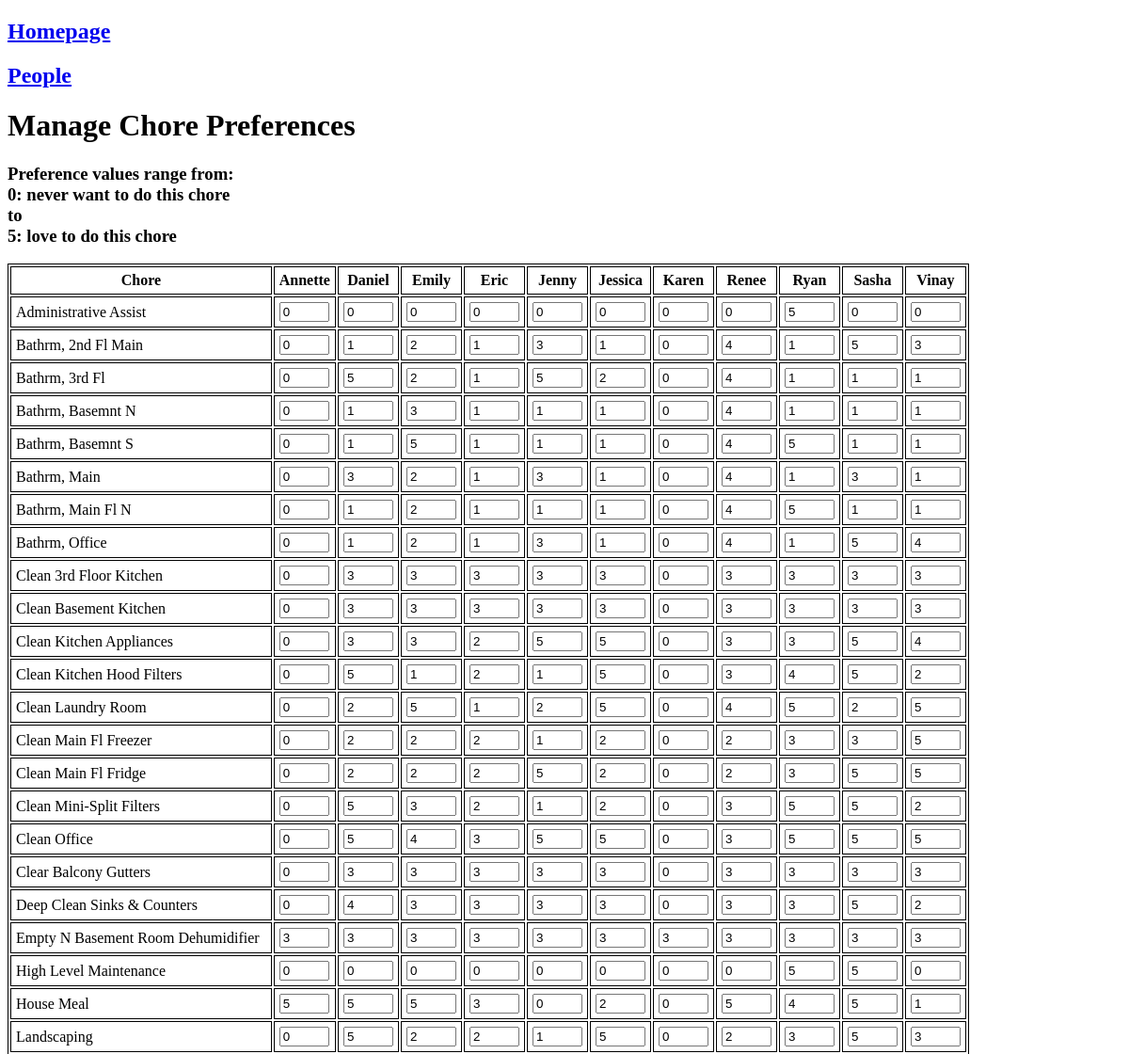
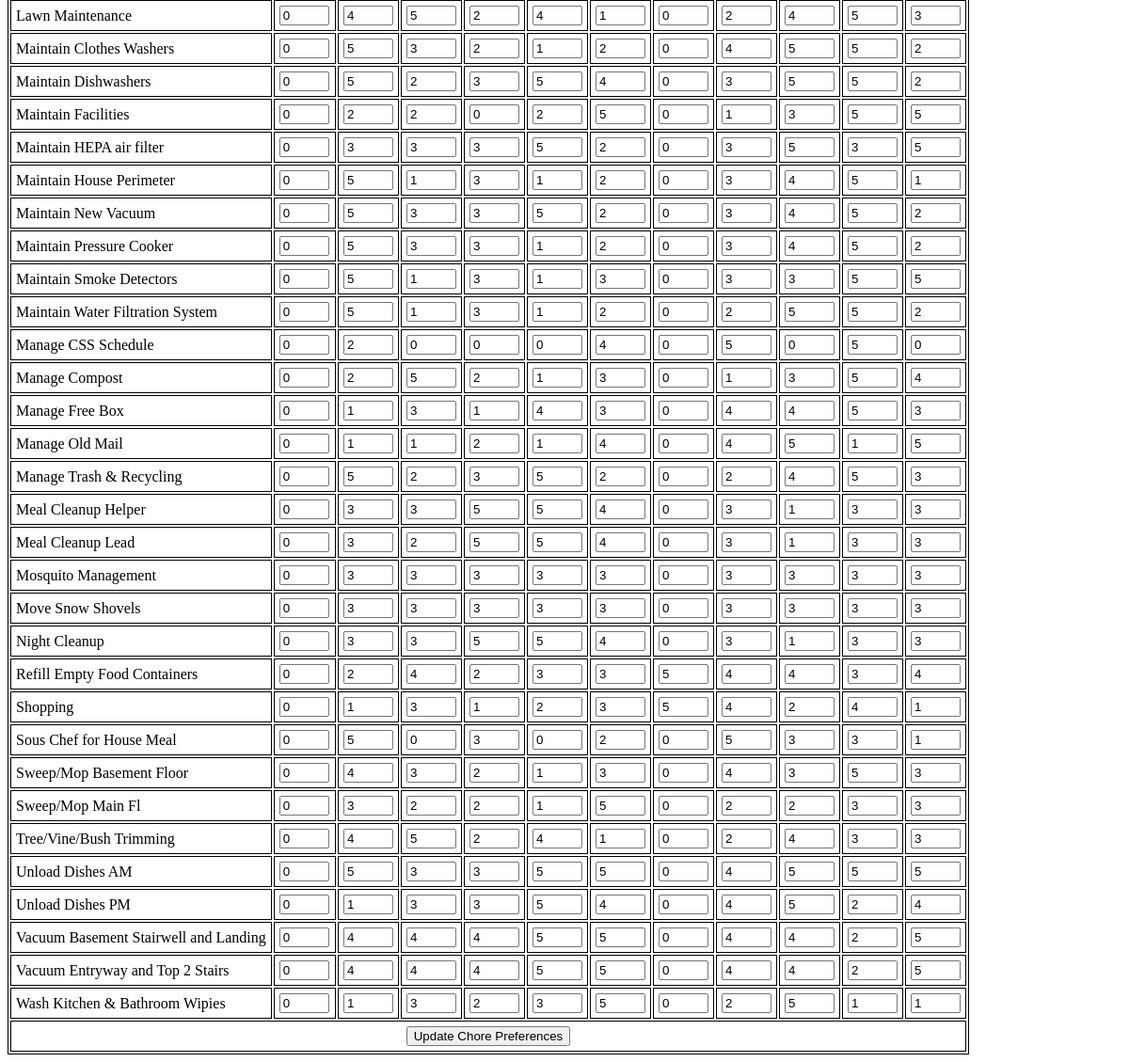
The page /prefs on the database as committed earlier (2 pictures, top to bottom).
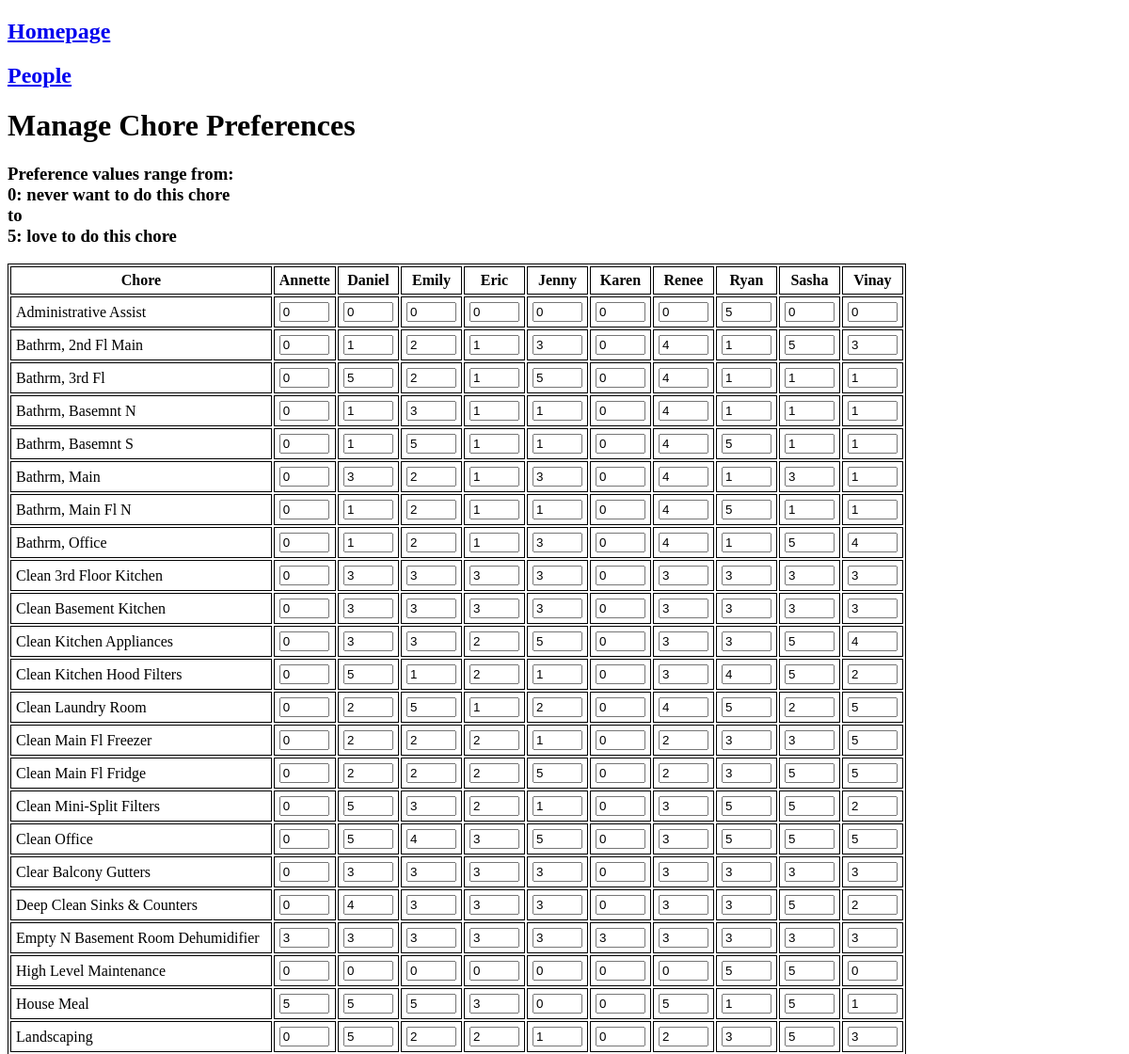
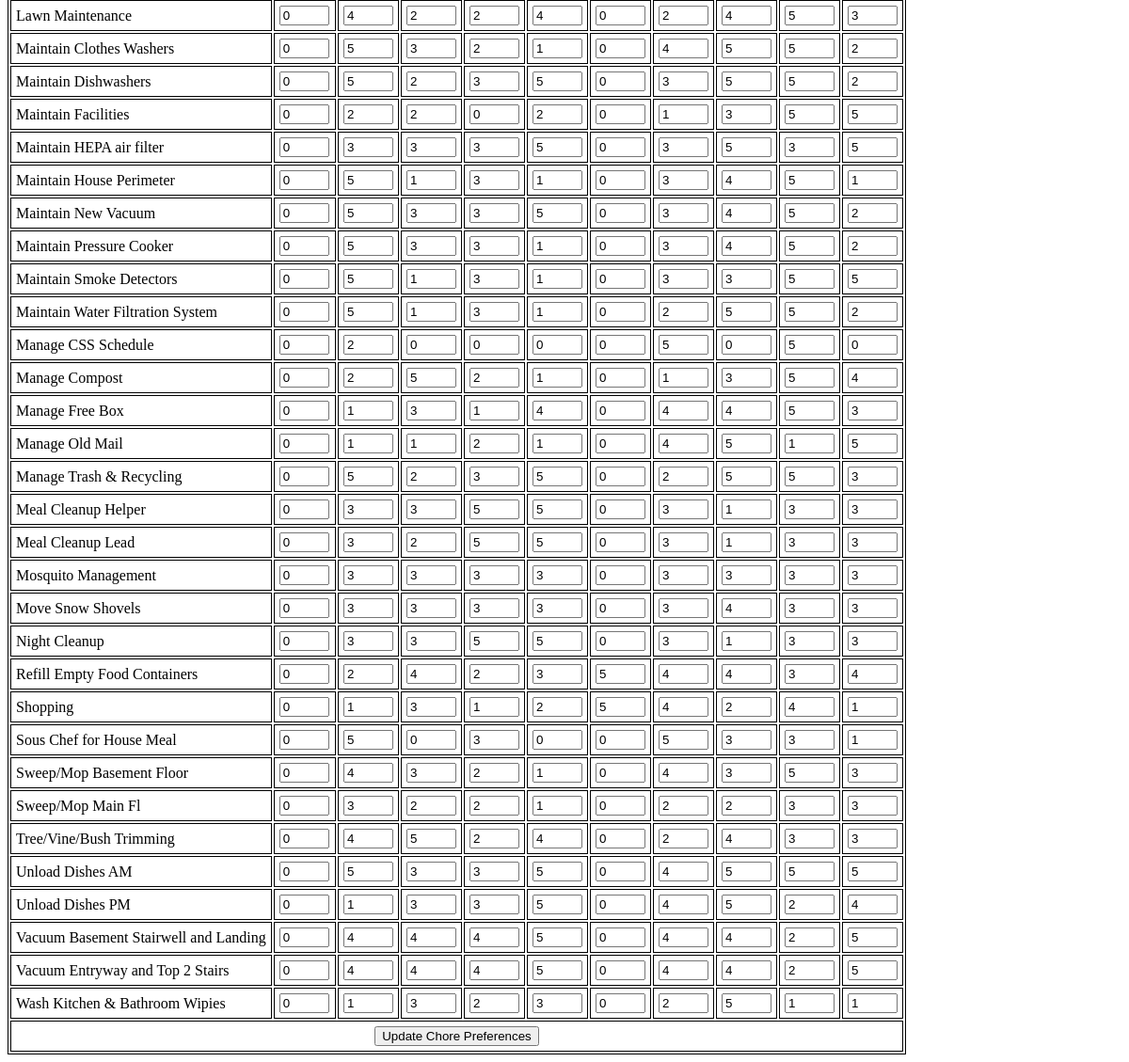
The same page on the database as committed later (2 pictures, top to bottom).
### tables this page shows
CREATE TABLE "people" (
"id" INTEGER,
  "first_name" TEXT,
  "last_name" TEXT,
  "load_fraction" REAL,
  "parent" INTEGER
);

CREATE TABLE "preferences" (
"id" INTEGER,
  "task" TEXT,
  "task_type" TEXT,
  "person_id" INTEGER,
  "preference" INTEGER
);

### chore_chart.py (the view)
@app.route("/prefs", methods=["GET", "POST"])
def prefs():
    with sqlite3.connect(db) as con:
        cur = con.cursor()
        if request.method == 'POST':
            for pref_id, value in request.form.items():
                cur.execute(f"UPDATE preferences SET preference = {value} WHERE id = {pref_id}")
            con.commit()
        people = pd.read_sql(con=con, sql = f"SELECT * FROM people")
        people = people.rename(columns = {'id': 'person_id'})
        prefs = pd.read_sql(con=con, sql = f"SELECT * FROM preferences")
        prefs = prefs.merge(people[['person_id','first_name']], on = 'person_id')
        prefs = prefs.sort_values(['task','first_name']).set_index(['task','first_name'])
    return render_template("prefs.html", prefs = prefs)

### templates/prefs.html (shortened to what this page needs)
<!doctype html>
<html>
<head>
  <link rel="stylesheet" href="{{ url_for('static', filename='style.css') }}">
</head>
<body>
  <h2><a href="/">Homepage</a></h2>
  <h2><a href="/people">People</a></h2>
  <h1>Manage Chore Preferences</h1>
  <h3>Preference values range from: <br>
    0: never want to do this chore
    <br>to<br>
    5: love to do this chore</h3>
  <table>
    <tr>
      <th>Chore</th>
	{% for name in prefs.index.levels[1] %}
	<th>{{name}}</th>
	{% endfor %}
    </tr>
    <form method="POST" action="{{ url_for('prefs') }}">
      {% for task in prefs.index.levels[0] %}
      <tr>
	<td>{{task}}</td>
	{% for name in prefs.index.levels[1] %}
	<td>
	  <input type="number"
		 value="{{ prefs.loc[(task, name), 'preference'] }}"
		 name="{{ prefs.loc[(task, name), 'id'] }}"
		 step="1" min="0" max="5"></input>
	</td>
	{% endfor %}
      </tr>
      {% endfor %}
      <tr>
	<td colspan="{{ prefs.index.levels[1].size + 1 }}" class="center-text">
	  <input type="submit" value="Update Chore Preferences">
	</td>
      </tr>
    </form>
  </table>
</body>
</html>

### static/style.css (style rules this page uses)
table, th, td { border: 1px solid; }
th, td { padding: 5px; }
.center-text { text-align: center; }
input[type='number'] { width: 45px; }

Rows that differ between the two databases and show on the page:
removed people: first_name "Jessica", {{ prefs.loc[(task, name), 'preference'] }} "0", {{ prefs.loc[(task, name), 'preference'] }} "1", {{ prefs.loc[(task, name), 'preference'] }} "2", {{ prefs.loc[(task, name), 'preference'] }} "3", {{ prefs.loc[(task, name), 'preference'] }} "5", {{ prefs.loc[(task, name), 'preference'] }} "4"
computed for preferences "House Meal": task.first_name "4" → "1"
computed for preferences "Lawn Maintenance": task.first_name "5" → "2"
computed for preferences "Manage Trash & Recycling": task.first_name "4" → "5"
computed for preferences "Move Snow Shovels": task.first_name "3" → "4"
